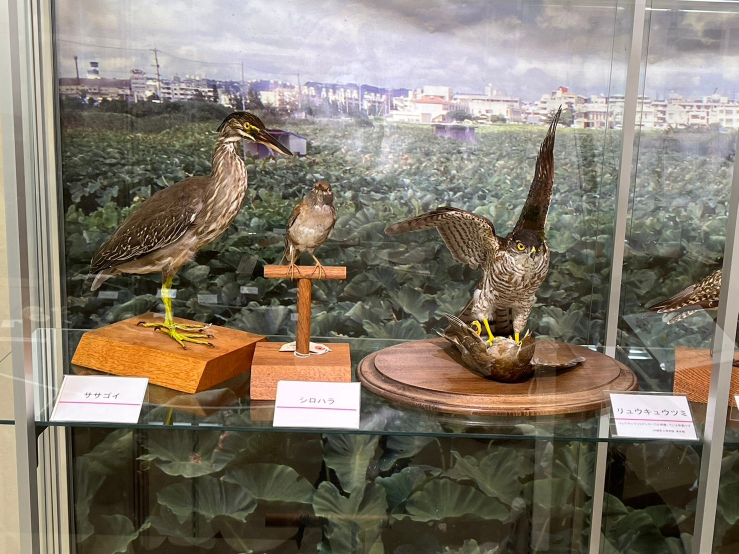
#> input picture research/images/LINE_ALBUM_宜野湾市立博物館_240812_27.jpg, 1477 x 1108 px (shown at 1/2 size)
$ python gemma3test.py
#> lines starting #> are read from the running program, lines starting #| are printed output that depends on the picture
import time
import requests
import base64
from PIL import Image
import io
from typing import Optional

def load_and_resize_image(image_path: str, max_size: int = 512) -> str:
    """
    画像を読み込み、アスペクト比を維持しながら最大辺をmax_sizeにリサイズ。
    リサイズ後、Base64エンコードした文字列を返す。
    """
#> called with image_path = 'images/LINE_ALBUM_宜野湾市立博物館_240812_27.jpg', max_size = 512
    image = Image.open(image_path)
#> image is the input picture: PIL image 1477x1108 RGB; mean R, G, B 130.4, 121.8, 108.4
    w, h = image.size
#> w = 1477; h = 1108

    if max(w, h) > max_size:
        if w >= h:
            new_w = max_size
            new_h = int(h * (max_size / w))
#> new_h = 384
        else:
            new_h = max_size
            new_w = int(w * (max_size / h))
        image = image.resize((new_w, new_h), resample=Image.LANCZOS)
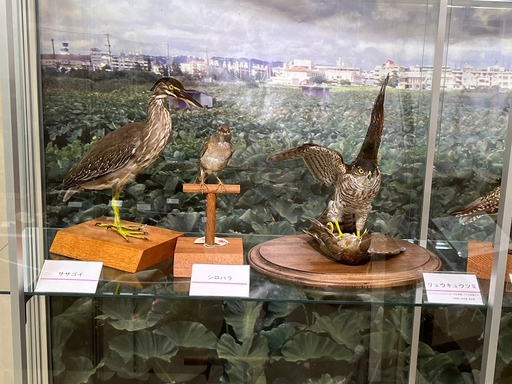
#> image: PIL image 512x384 RGB; mean R, G, B 130.4, 121.8, 108.4

    buffer = io.BytesIO()
    image.save(buffer, format="PNG")
    return base64.b64encode(buffer.getvalue()).decode("utf-8")

def generate_text(prompt: str, image_path: Optional[str] = None, max_new_tokens: int = 300, max_size: int = 512) -> str:
    """
    指定したプロンプトからGemma3:4bモデルでテキスト生成を実施する。
    画像パスが渡された場合、画像入力モードになり、リサイズ時のmax_sizeが反映される。
    """
    url = "http://localhost:11434/api/generate"  # Ollamaサーバーのエンドポイント
    payload = {
        "model": "gemma3:12b",
        "prompt": prompt,
        "max_new_tokens": max_new_tokens,
        "temperature": 0.5,
        "top_p": 0.95,
        "stream": False
    }

    if image_path:
        encoded_image = load_and_resize_image(image_path, max_size=max_size)
        payload["images"] = [encoded_image]

#> (the run stopped early here; a loop or call above may not have finished)

$ run again, with research/images/LINE_ALBUM_宜野湾市立博物館_240812_37.jpg copied over research/images/LINE_ALBUM_宜野湾市立博物館_240812_27.jpg
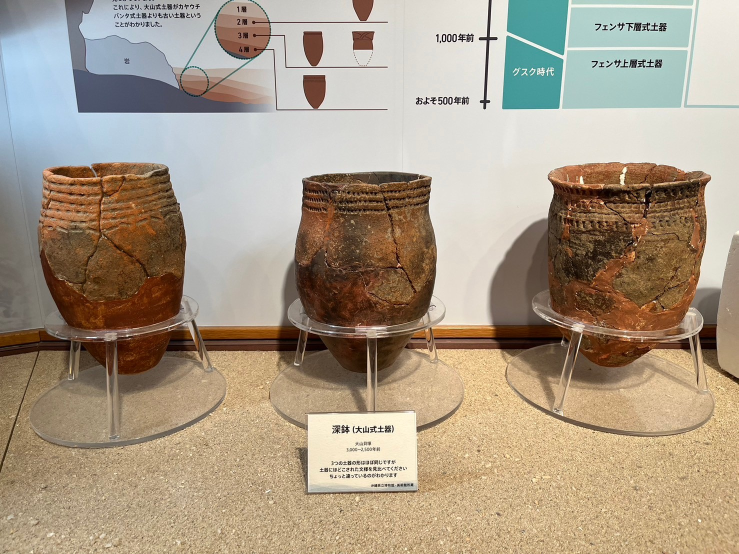
#> input picture research/images/LINE_ALBUM_宜野湾市立博物館_240812_37.jpg, 1477 x 1108 px (shown at 1/2 size)
#> in load_and_resize_image, image is the input picture: PIL image 1477x1108 RGB; mean R, G, B 169.2, 154.4, 134.8
#> in load_and_resize_image, `image = image.resize((new_w, new_h), resample=Image.LANCZOS)`:
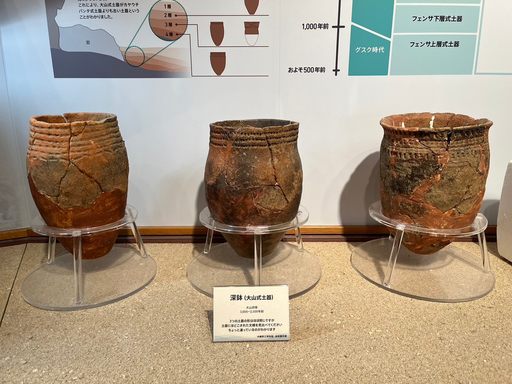
#> image: PIL image 512x384 RGB; mean R, G, B 169.2, 154.4, 134.8

$ run again, with research/images/IMG_5222.jpg copied over research/images/LINE_ALBUM_宜野湾市立博物館_240812_27.jpg
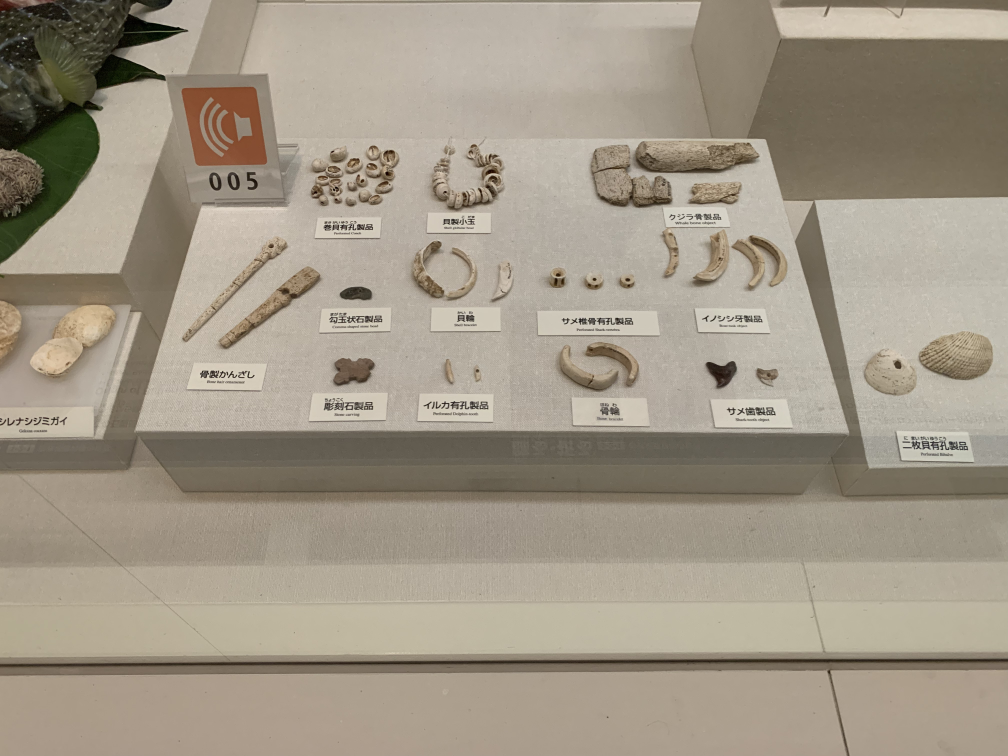
#> input picture research/images/IMG_5222.jpg, 4032 x 3024 px (shown at 1/4 size)
#> in load_and_resize_image, image is the input picture: PIL image 4032x3024 RGB; mean R, G, B 160.4, 150.7, 134.7
#> in load_and_resize_image, `image = image.resize((new_w, new_h), resample=Image.LANCZOS)`:
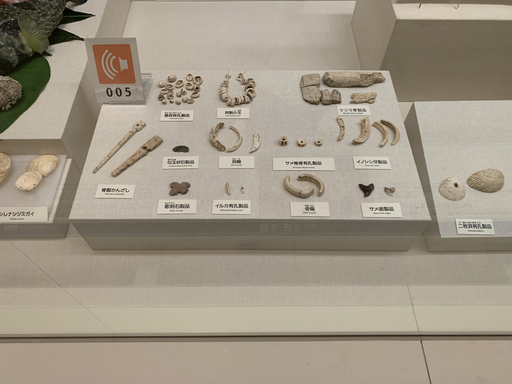
#> image: PIL image 512x384 RGB; mean R, G, B 160.4, 150.7, 134.7

$ run again, with research/images/IMG_5243.jpg copied over research/images/LINE_ALBUM_宜野湾市立博物館_240812_27.jpg
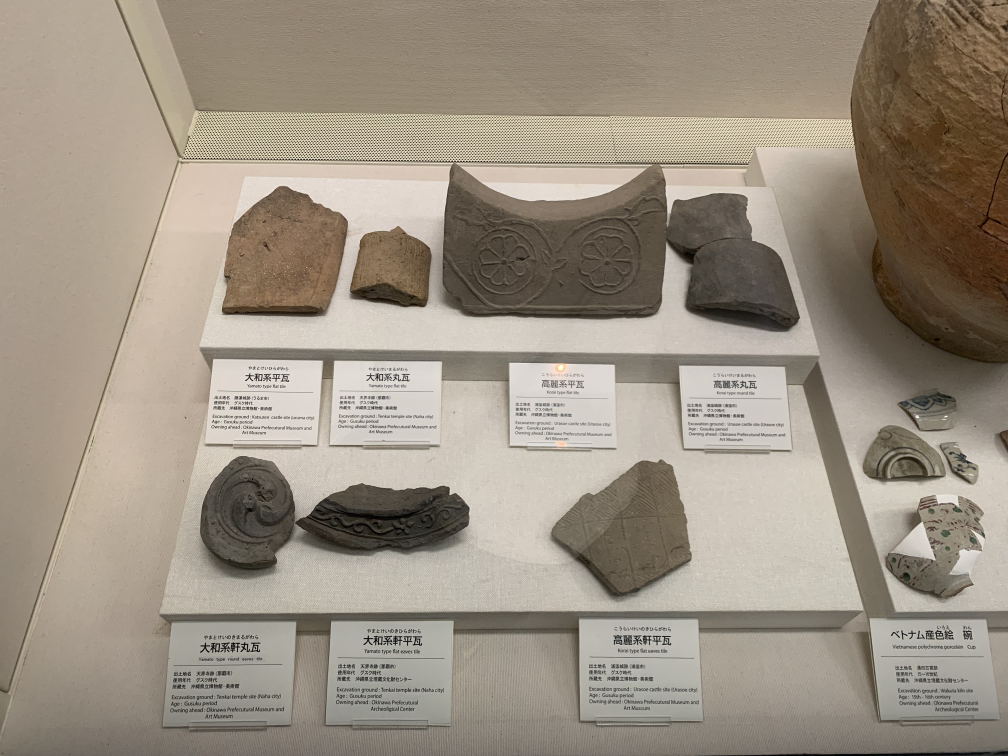
#> input picture research/images/IMG_5243.jpg, 4032 x 3024 px (shown at 1/4 size)
#> in load_and_resize_image, image is the input picture: PIL image 4032x3024 RGB; mean R, G, B 155.2, 144.9, 130.7
#> in load_and_resize_image, `image = image.resize((new_w, new_h), resample=Image.LANCZOS)`:
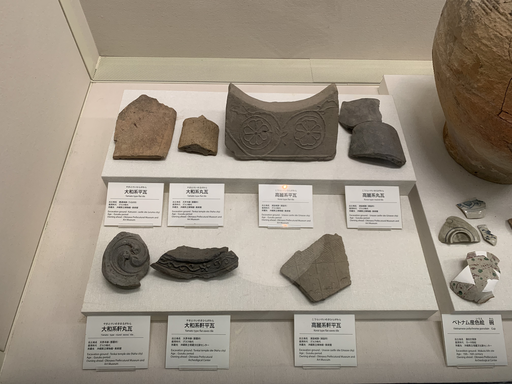
#> image: PIL image 512x384 RGB; mean R, G, B 155.2, 144.9, 130.7
